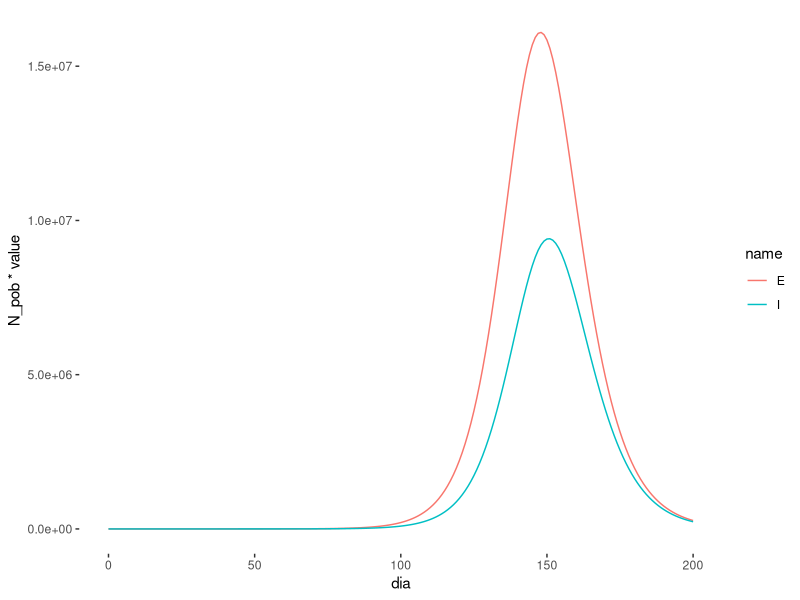

Source code (R):
library(tidyverse)
library(deSolve)
# https://rstudio-pubs-static.s3.amazonaws.com/6852_c59c5a2e8ea3456abbeb017185de603e.html
# https://gabgoh.github.io/COVID/index.html
# https://en.wikipedia.org/wiki/Compartmental_models_in_epidemiology

# Create an SIR function
sir <- function(time, state, parameters) {
  with(as.list(c(state, parameters)), {
    
    # # SIR
    # dS <- -beta * S * I
    # dI <-  beta * S * I - gamma * I
    # dR <-                 gamma * I
    # return(list(c(dS, dI, dR)))
    
    # SEIR
    dS <- -(R_t / T_inf) * (I * S)
    dE <- (R_t / T_inf) * (I * S) - ((1 / T_inc) * E)
    dI <- ((1 / T_inc) * E) - ((1 / T_inf) * I)
    dR <- (1 / T_inf) * I
    
    return(list(c(dS, dE, dI, dR)))
  })
}

N_pob <- 135552447
casos_confirmados <- 1
n_dias <- 200

# Condiciones iniciales
t_0 <- c(S = (N_pob - casos_confirmados)/N_pob,
          E = 0,
          I = casos_confirmados / N_pob,
          R = 0.0)
# Parámetros
parametros <- c(R_t = 2.2, T_inf = 3, T_inc = 5)
## Time frame 
dias <- seq(0, n_dias, by = 1)

# Usar ode para resolver, convertir a tibble
pred <- ode(y = t_0, times = dias, func = sir, parms = parametros)
pred <- tibble(dia = pred[,"time"],
       S = pred[,"S"],
       E = pred[,'E'],
       I = pred[,"I"],
       R = pred[,"R"])


p1 <- pred %>%
  pivot_longer(-dia) %>%
  filter(name != "S") %>%
  filter(name != "R") %>%
  ggplot(aes(x = dia, y = N_pob * value, group = name)) +
  geom_line(aes(col = name)) +
  theme(panel.background = element_blank())
p1
